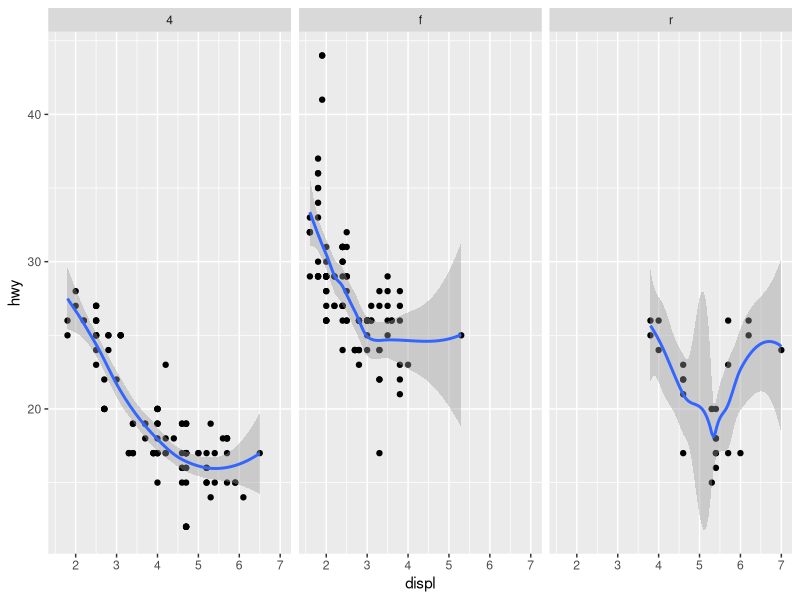
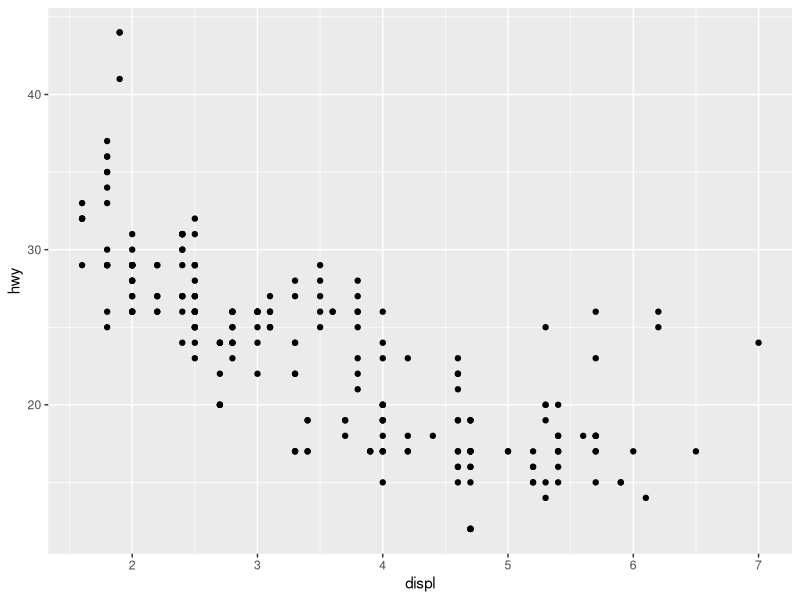
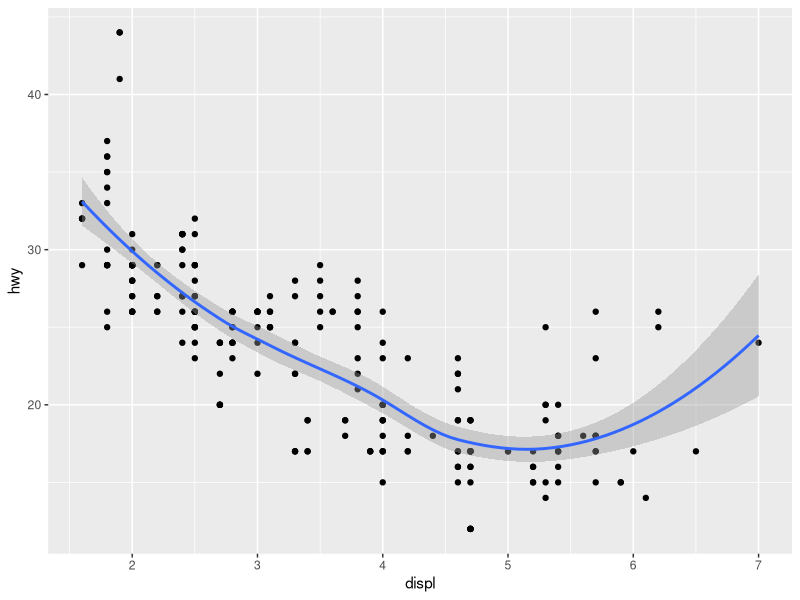
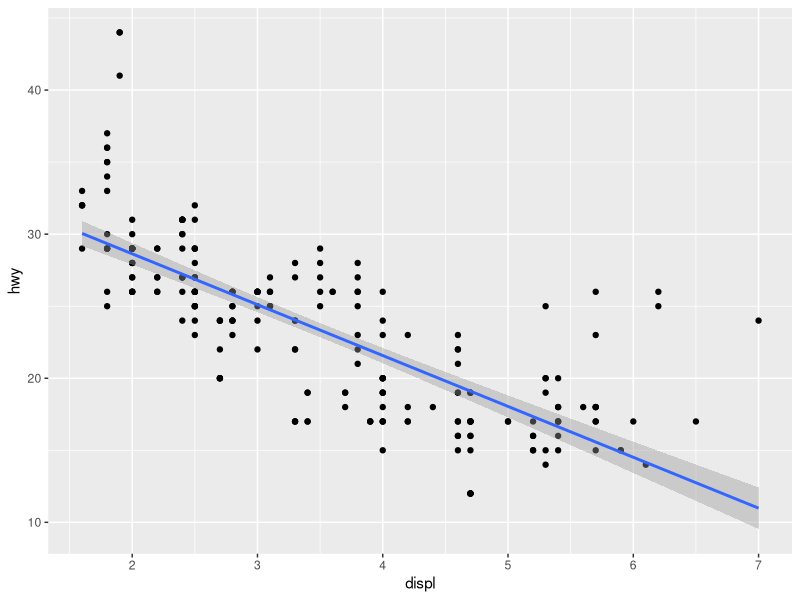
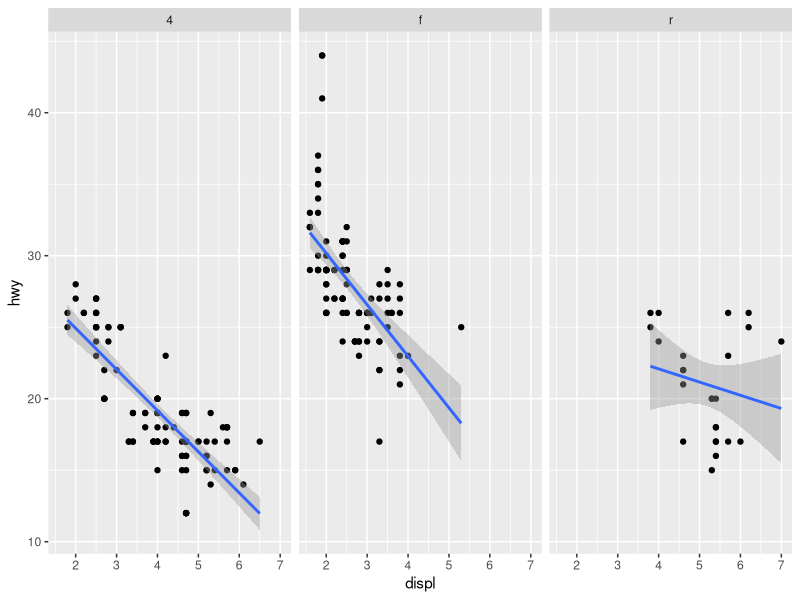
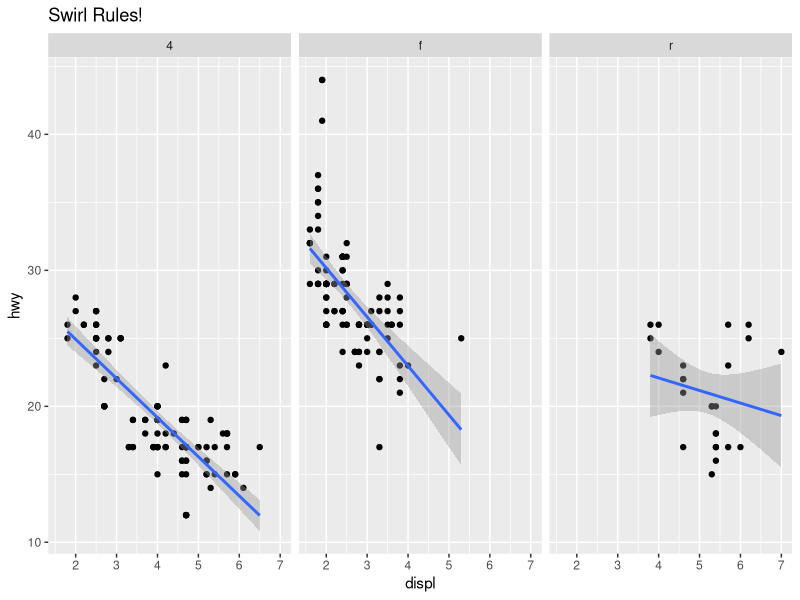
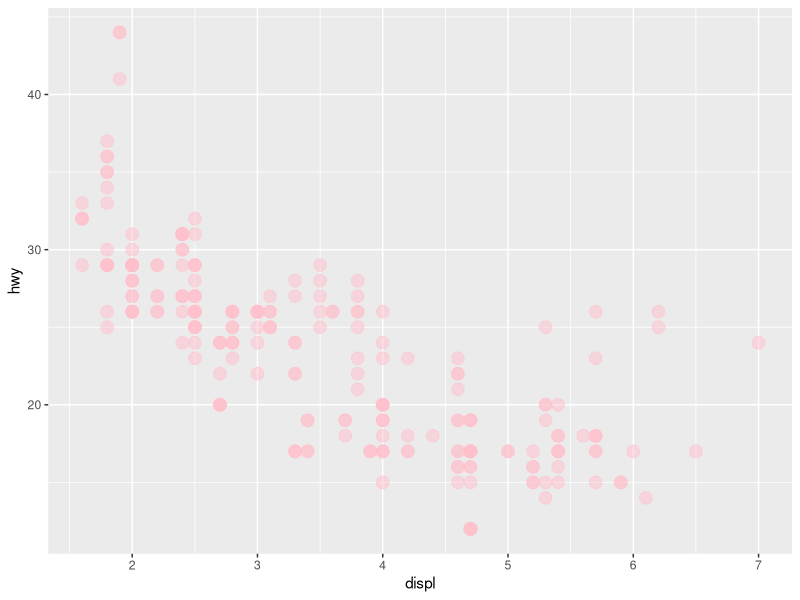
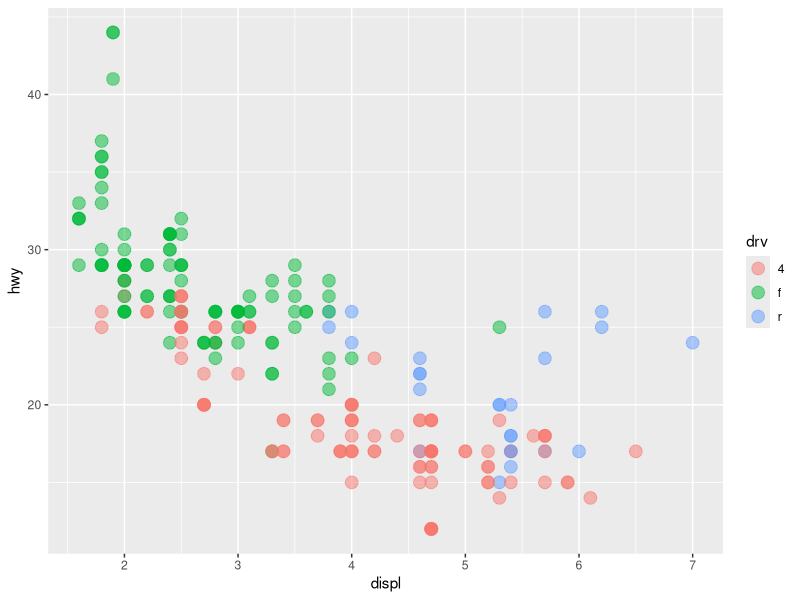

The R source for these figures, in order:
## ---- chunk 1

knitr::opts_chunk$set(echo = TRUE)

knitr::opts_chunk$set( fig.path = "figs/fig-")

library(ggplot2)

## ---- chunk 2
qplot(displ, hwy, data = mpg, geom = c("point", "smooth"), facets = .~drv)
## ---- chunk 3
g <- ggplot(mpg, aes(displ, hwy))
## ---- chunk 4
summary(g)
## ---- chunk 5
g+geom_point()
## ---- chunk 6
g+geom_point() + geom_smooth()
## ---- chunk 7
g+geom_point() + geom_smooth(method="lm")
## ---- chunk 8
g+geom_point() + geom_smooth(method="lm") + facet_grid(.~drv)
## ---- chunk 9
g+geom_point() + geom_smooth(method="lm") + facet_grid(.~drv) + ggtitle("Swirl Rules!")
## ---- chunk 10
g+geom_point(color="pink", size=4, alpha=1/2)
## ---- chunk 11
g+geom_point(size=4, alpha=1/2, aes(color=drv))
## ---- chunk 12
g + geom_point(aes(color = drv)) + labs(title="Swirl Rules!") + labs(x="Displacement", y="Hwy Mileage")
## ---- chunk 13
g + geom_point(aes(color = drv), size=2, alpha=1/2) + geom_smooth(size=4, linetype=3, method="lm", se=FALSE)
## ---- chunk 14
g + geom_point(aes(color = drv)) + theme_bw(base_family="Times")
## ---- chunk 15
#plot(myx, myy, type="l", ylim=c(-3, 3))
## ---- chunk 16
#g <- ggplot(testdat, aes(x=myx, y=myy))
## ---- chunk 17
#g + geom_line()
## ---- chunk 18
#g + geom_line() + ylim(-3, 3)
## ---- chunk 19
#g + geom_line() + coord_cartesian(ylim=c(-3, 3))
## ---- chunk 20
g <- ggplot(mpg,aes(x=displ,y=hwy,color=factor(year))) 
## ---- chunk 21
g + geom_point()
## ---- chunk 22
g + geom_point() + facet_grid(drv~cyl, margins=TRUE)
## ---- chunk 23
g + geom_point() + facet_grid(drv~cyl, margins=TRUE) + geom_smooth(method="lm", se=FALSE, size=2, color="black")
## ---- chunk 24
g + geom_point() + facet_grid(drv~cyl, margins=TRUE) + geom_smooth(method="lm", se=FALSE, size=2, color="black") + labs(x="Displacement", y="Highway Mileage", title="Swirl Rules!")
